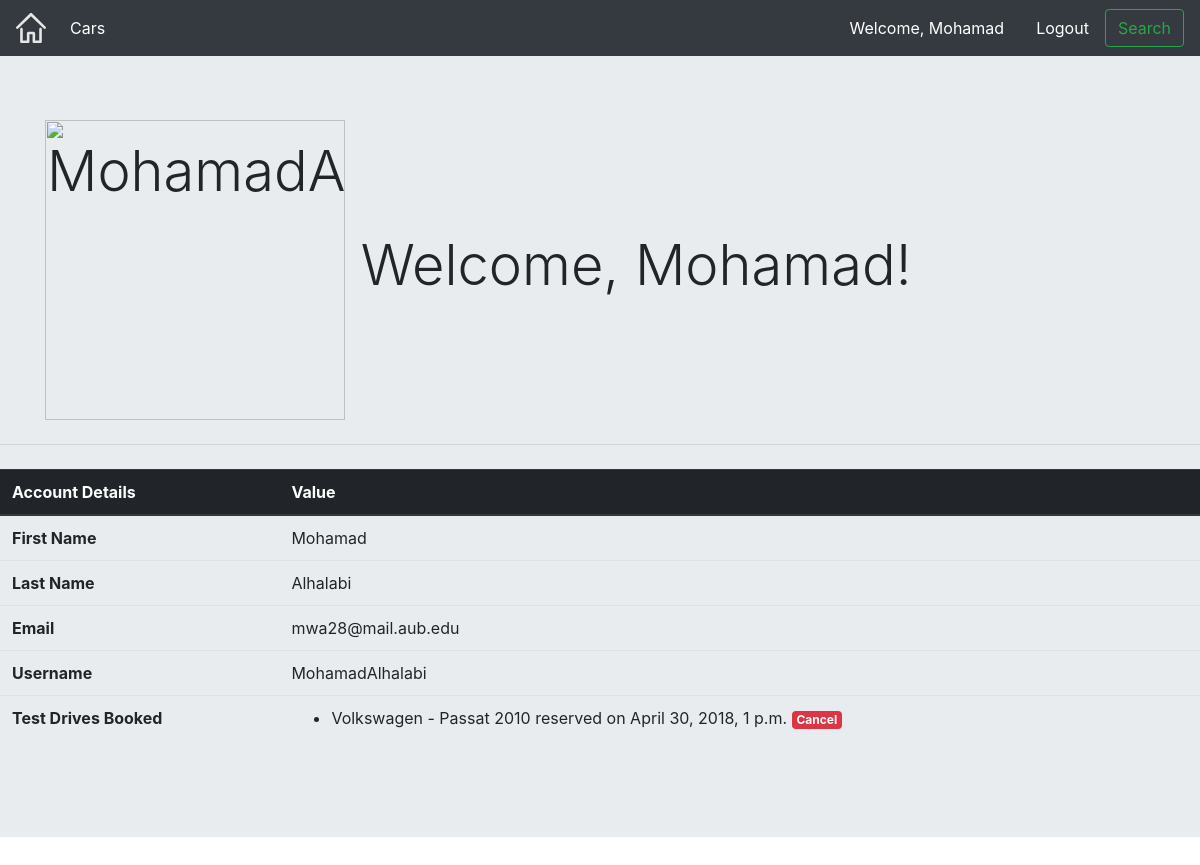
The app's page /accounts/profile/MohamadAlhalabi with its own data.
### testdrive/models.py (models this page shows, shortened)
class TDModel(models.Model):
    driveDate = models.DateTimeField('Test Drive Date', default=datetime.now)
    driveCar = models.ForeignKey(CarModel, on_delete=models.CASCADE, default=1)
    driver = models.ForeignKey(User, on_delete=models.CASCADE, default=1)

### cars/models.py (models this page shows, shortened)
class CarModel(models.Model):
    CarImg = models.FileField()
    CarBrand = models.CharField(max_length=45)
    Model = models.CharField(max_length=45)
    Year = models.CharField(max_length=40)
    Engine = models.CharField(max_length=40)
    Cylinders = models.CharField(max_length=16)
    DoorsNum = models.CharField(max_length=40)
    Weight = models.CharField(max_length=40)
    Fuel = models.CharField(max_length=15)
    BodyType = models.CharField(max_length=20)
    Transmission = models.CharField(max_length=45)
    HP = models.CharField(max_length=40)
    TopSpeed = models.CharField(max_length=40)
    FuelCapacity = models.CharField(max_length=40)
    Country = models.CharField(max_length=45)
    Mileage = models.CharField(max_length=40)
    Color = models.CharField(max_length=45)
    def __str__(self):
        return self.CarBrand + ' - ' + self.Model + ' ' + self.Year

### accounts/views.py (the view)
# urls.py: url(r'^profile/(?P<username>[a-zA-Z0-9]+)$', views.get_user_profile, name='profile'),
def get_user_profile(request, username):
    user = User.objects.get(username=username)
    upcoming = []
    testdrive = TDModel.objects.filter(driver=user)
    for drive in testdrive:
        if drive.driveDate> timezone.now():
            upcoming.append(drive)
    return render(request, 'accounts/user_profile.html', {"user": user, 'upcoming': upcoming})

### templates/accounts/user_profile.html (shortened to what this page needs)
{% extends   'exterior.html' %}
{% load staticfiles %}
{% block login %}
        {% if user.is_authenticated %}
            <a class="nav-item nav-link" href="{% url 'accounts:profile' username=user.username %}" style="color: white; ">Welcome, {{ user.first_name }}</a>
        {% else %}
            <a class="nav-item nav-link" href="{% url 'accounts:login' %}" style="color: white; ">Login</a>
        {% endif %}
    {% endblock %}
    {% block logout %}
        {% if user.is_authenticated %}
            <a class="nav-item nav-link" href="{% url 'accounts:logout' %}" style="color: white; ">Logout</a>
        {% else %}
            <a class="nav-item nav-link" href="{% url 'accounts:register' %}" style="color:white;">Register</a>
        {% endif %}
    {% endblock %}
{% block content %}
    <div class="jumbotron jumbotron-fluid">
  <div class="container">
    <h1 class="display-4"> <img src="{% static 'img/back.jpg' %}" style="width: 300px;" alt="{{user.username}}"> Welcome, {{ user.first_name }}!</h1>
  </div>
    <hr class="my-4">
        <p class="lead">
        <table class="table">
        <thead class="thead-dark">
        <tr>
            <th scope="col">Account Details</th>
            <th scope="col">Value</th>
    </tr>
  </thead>
  <tbody>
    <tr>
      <th scope="row">First Name</th>
      <td>{{user.first_name}}</td>
    </tr>
    <tr>
      <th scope="row">Last Name</th>
      <td>{{user.last_name}}</td>
    </tr>
    <tr>
      <th scope="row">Email</th>
      <td>{{user.email}}</td>
    </tr>
  <tr>
      <th scope="row">Username</th>
      <td>{{user.username}}</td>
    </tr>
  <tr>
      <th scope="row">Test Drives Booked</th>
  <td>
  {% if upcoming %}
       <ul>
      {% for drive in upcoming %}
          <li>{{ drive.driveCar }} reserved on {{drive.driveDate}} <a class="badge badge-danger" href="{% url 'testdrive:delete' drive.pk %}">Cancel</a></li>
      {% endfor %}
      </ul>
      {% else %}
      No upcoming testdrives
  {% endif %}
  </td>
    </tr>
  </tbody>
</table>
</div>
{% endblock %}

### records on screen
TDModel: driveCar "Volkswagen - Passat 2010", driveDate "April 30, 2018, 1 p.m."

### other values on screen
{{ user.first_name }} "Mohamad"
{{ user.last_name }} "Alhalabi"
{{ user.email }} "mwa28@mail.aub.edu"
{{ user.username }} "MohamadAlhalabi"
